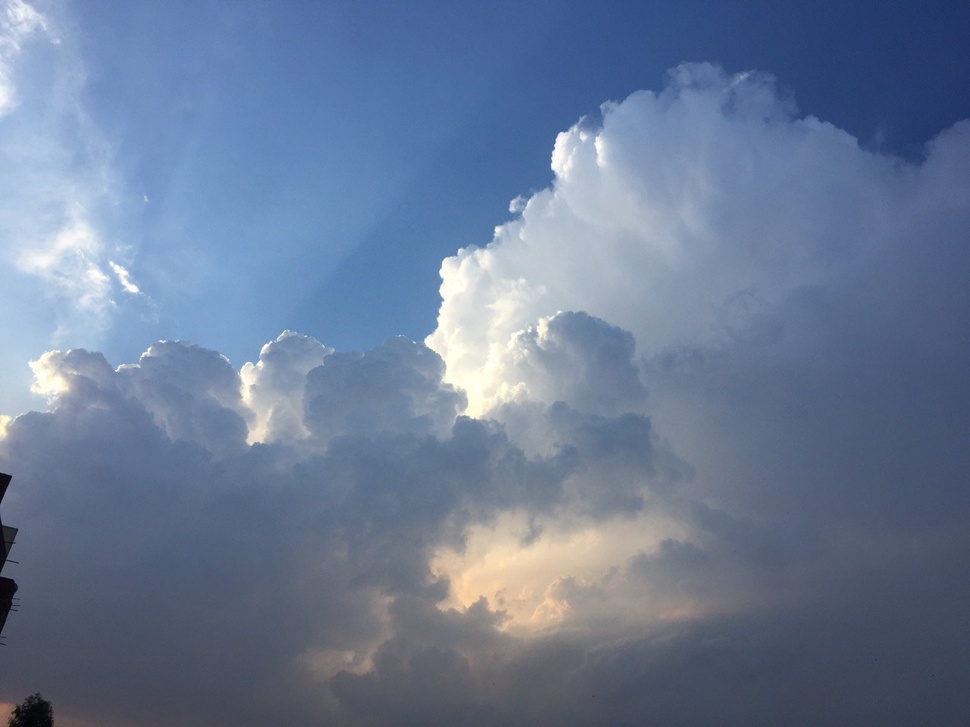
#> input picture paint.jpg, 970 x 727 px, shrunk from 1280 x 960 before the run
$ python bright_ImageHistogram.py
#> lines starting #> are read from the running program, lines starting #| are printed output that depends on the picture
from scipy import fftpack
import numpy as np
from PIL import Image, ImageDraw, ImageOps
import imageio
import matplotlib.pyplot as plt


def Display_Histogram(image):
    len(np.shape(image))
    if len(np.shape(image)) == 2:
        hist_freq = image.histogram()
        hist_index = np.arange(256)
        plt.figure("Gray Image Histogram")
        plt.bar(x=hist_index, height=hist_freq)
        plt.show()
    elif len(np.shape(image)) == 3:
        if np.shape(image)[2] == 3:
            Rimage, Gimage, Bimage = image.split()
            Rhist_freq = Rimage.histogram()
            Ghist_freq = Gimage.histogram()
            Bhist_freq = Bimage.histogram()
            hist_index = np.arange(256)
            plt.figure("Red Channel Histogram")
            plt.bar(x=hist_index, height=Rhist_freq)
            plt.show()
            plt.figure("Green Channel Histogram")
            plt.bar(x=hist_index, height=Ghist_freq)
            plt.show()
            plt.figure("Blue Channel Histogram")
            plt.bar(x=hist_index, height=Bhist_freq)
            plt.show()
        else:
            print("this image type is invalid")
            return
    else:
        print("this image type is invalid")


def EditContrast(EditionValue, mode,path):
    # def EditContrast(image,EditionValue, mode)
    # if it pass the image as a parameter
    image = Image.open(path)
    # Will deleted if image is
    MaxValue = 255
    MinValue = 0
    if mode == "brightness":
        if len(np.shape(image)) == 3:
            output_image = Image.new("RGB", image.size)
            draw = ImageDraw.Draw(output_image)
            for x in range(output_image.width):
                for y in range(output_image.height):
                    red, green, blue = image.getpixel((x, y))
                    red += EditionValue
                    green += EditionValue
                    blue += EditionValue
                    if red > MaxValue:
                        red = MaxValue
                    if green > MaxValue:
                        green = MaxValue
                    if blue > MaxValue:
                        blue = MaxValue
                    draw.point((x, y), (red, green, blue))
            # output_image.show()
            output_image.save("BrightnessImage.jpg")
        elif len(np.shape(image)) == 2:
            output_image = Image.new("L", image.size)
            draw = ImageDraw.Draw(output_image)
            for x in range(output_image.width):
                for y in range(output_image.height):
                    PixlVal = image.getpixel((x, y))
                    PixlVal += EditionValue
                    if PixlVal > MaxValue:
                        PixlVal = MaxValue
                    draw.point((x, y), PixlVal)
            output_image.save("BrightnessImage.png")
    elif mode == "Darkness":
        if len(np.shape(image)) == 3:
            output_image = Image.new("RGB", image.size)
            draw = ImageDraw.Draw(output_image)
            for x in range(output_image.width):
                for y in range(output_image.height):
                    red, green, blue = image.getpixel((x, y))
                    red -= EditionValue
                    green -= EditionValue
                    blue -= EditionValue
                    if red < MinValue:
                        red = MinValue
                    if green < MinValue:
                        green = MinValue
                    if blue < MinValue:
                        blue = MinValue
                    draw.point((x, y), (red, green, blue))
            # output_image.show()
            output_image.save("DarknessImage.jpg")
        elif len(np.shape(image)) == 2:
            output_image = Image.new("L", image.size)
            draw = ImageDraw.Draw(output_image)
            for x in range(output_image.width):
                for y in range(output_image.height):
                    PixlVal = image.getpixel((x, y))
                    PixlVal -= EditionValue
                    if PixlVal < MinValue:
                        PixlVal = MinValue
                    draw.point((x, y), PixlVal)
            output_image.save("DarknessImage.png")
        else:
            print("Invalid Image type !")
            return
    else:
        print("Invalid Mode !")
        return
    output_image.show()
    # return output_image


image1 = Image.open('paint.jpg')
#> image1 is the input picture: PIL image 970x727 RGB; mean R, G, B 105.9, 122.6, 150.2
image2 = ImageOps.grayscale(image1)
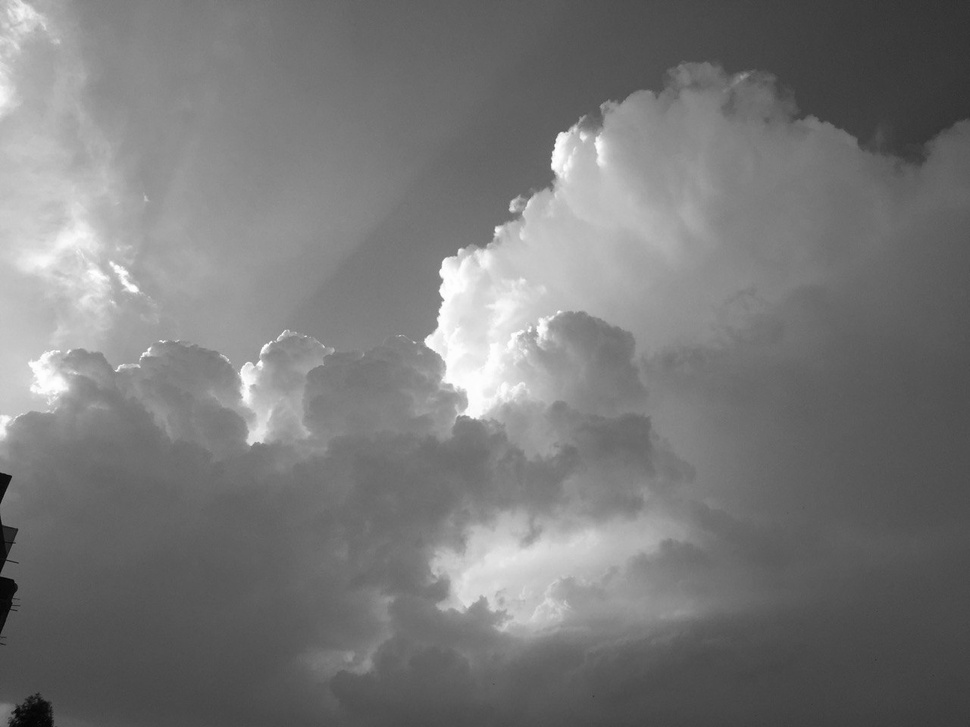
#> image2: PIL image 970x727 L; min 0, max 255, mean 120.7
Display_Histogram(image1)
#> in Display_Histogram, `Rimage, Gimage, Bimage = image.split()`:
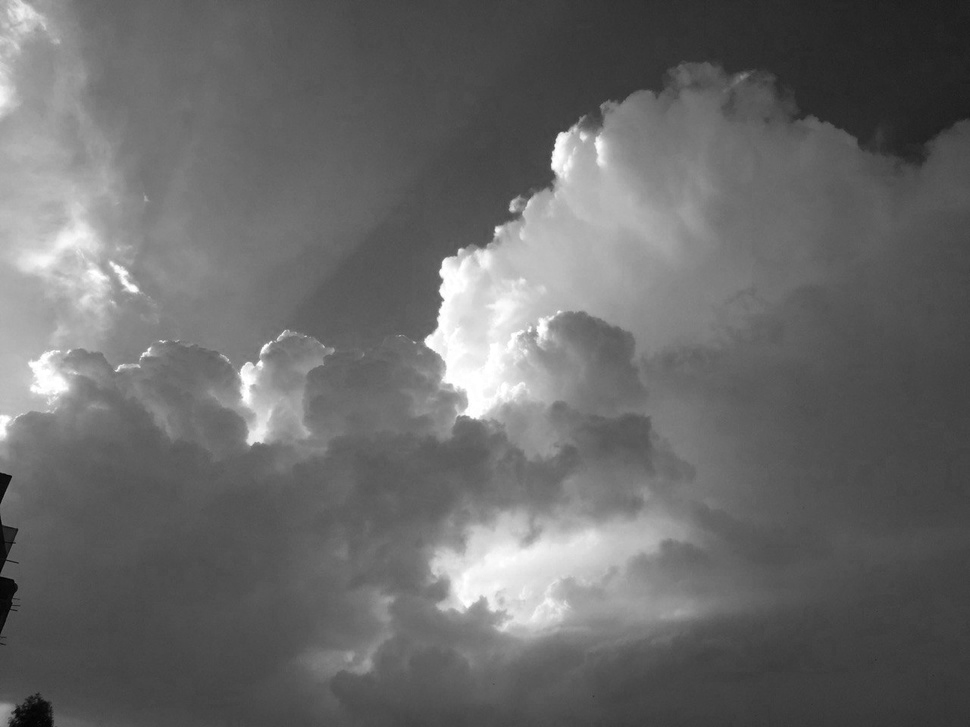
#> Rimage: PIL image 970x727 L; min 0, max 255, mean 105.9
#> in Display_Histogram, `Rimage, Gimage, Bimage = image.split()`:
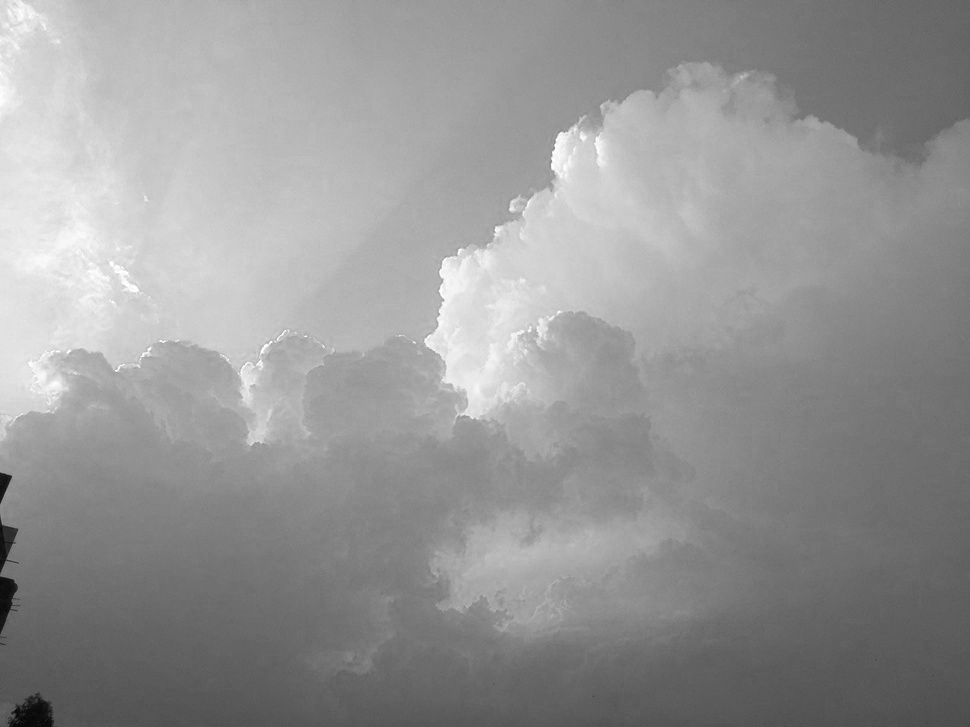
#> Bimage: PIL image 970x727 L; min 3, max 255, mean 150.2
#> in Display_Histogram, `Rhist_freq = Rimage.histogram()`: Rhist_freq = 256 values, max 10603 at index 72, min 3 at index 0, mean 2754.6
#> in Display_Histogram, `Ghist_freq = Gimage.histogram()`: Ghist_freq = 256 values, max 8680 at index 131, min 3 at index 0, mean 2754.6
#> in Display_Histogram, `Bhist_freq = Bimage.histogram()`: Bhist_freq = 256 values, max 7143 at index 160, min 0 at index 0, mean 2754.6
#> in Display_Histogram, `plt.show()`:
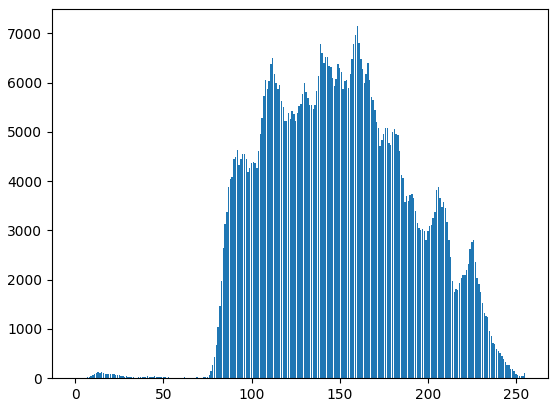
#> figure drawn by matplotlib, 1 panel; tallest bar 7143 high, from x = 159.6 to 160.4
print("RGB Done")
Display_Histogram(image2)
#> in Display_Histogram (call 2), `hist_freq = image.histogram()`: hist_freq = 256 values, max 9078 at index 111, min 1 at index 0, mean 2754.6
#> in Display_Histogram (call 2), `plt.show()`:
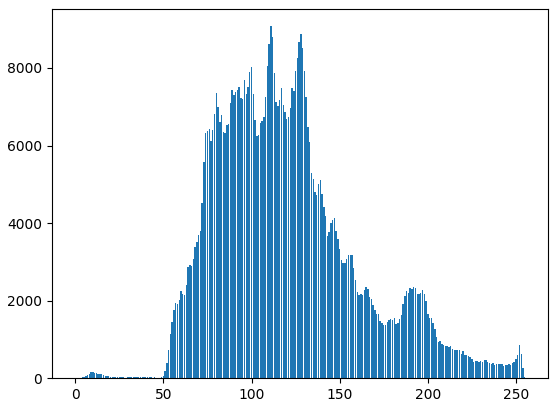
#> figure drawn by matplotlib, 1 panel; tallest bar 9078 high, from x = 110.6 to 111.4
print("Gray Scale Done")

EditContrast(100, "brightness",'paint.jpg')
#> in EditContrast, `output_image = Image.new("RGB", image.size)`: output_image: PIL image 970x727 RGB; every value is 0
#> in EditContrast, `output_image.save("BrightnessImage.jpg")`:
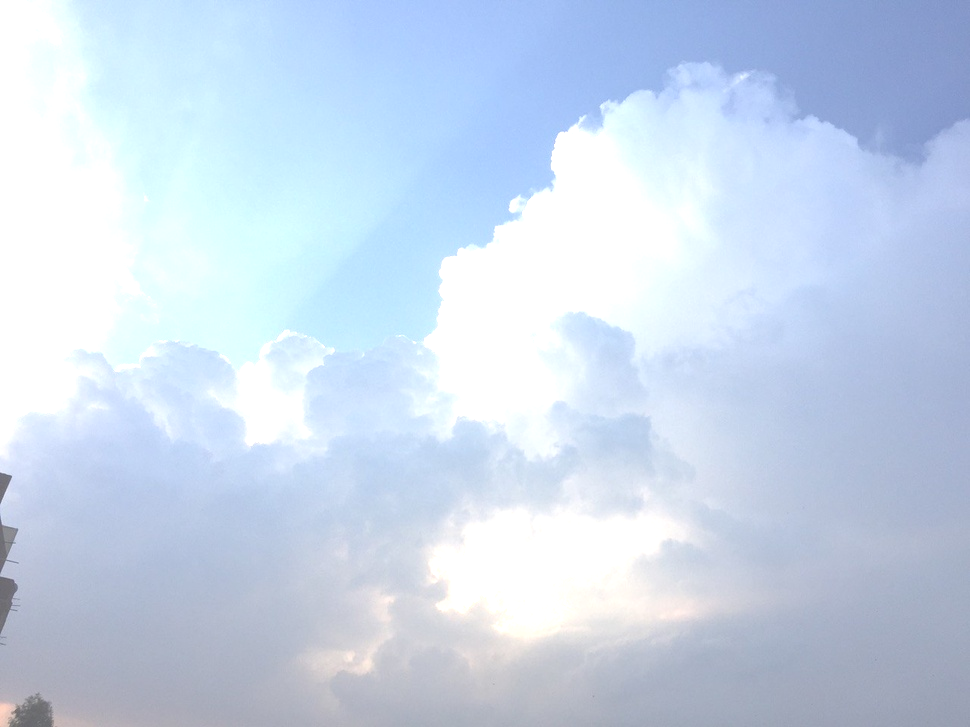
#> saved as BrightnessImage.jpg: PIL image 970x727 RGB; mean R, G, B 200.9, 216.2, 236
EditContrast(100, "Darkness",'paint.jpg')
#> call 2 of EditContrast, with EditionValue = 100, mode = 'Darkness', path = 'paint.jpg'
#> in EditContrast (call 2), `output_image.save("DarknessImage.jpg")`:
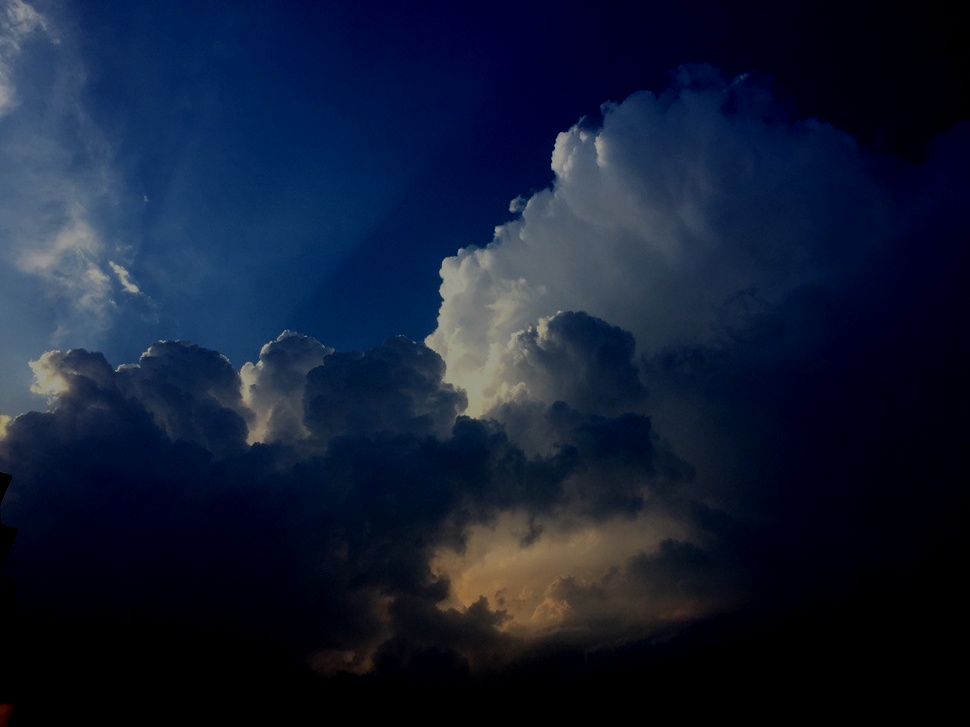
#> saved as DarknessImage.jpg: PIL image 970x727 RGB; mean R, G, B 18.7, 28.7, 51.4

$ run again, with 1.jpg copied over paint.jpg
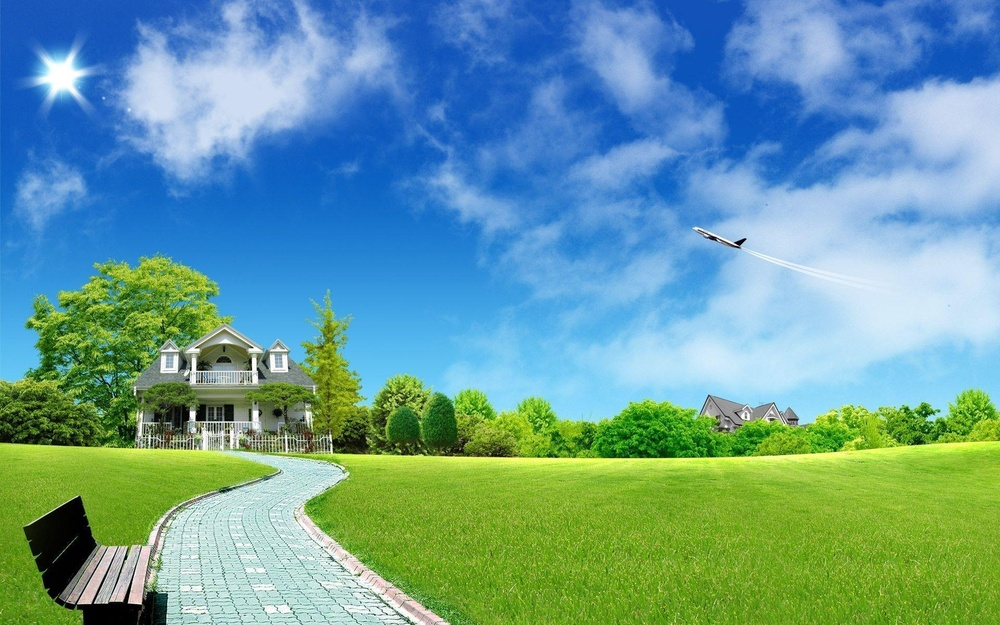
#> input picture 1.jpg, 1000 x 625 px, shrunk from 1920 x 1200 before the run
#> image1 is the input picture: PIL image 1000x625 RGB; mean R, G, B 104.6, 157.2, 156.4
#> Rhist_freq = 256 values, max 4913 at index 25, min 156 at index 253, mean 2441.4
#> Ghist_freq = 256 values, max 5590 at index 159, min 104 at index 36, mean 2441.4
#> Bhist_freq = 256 values, max 7765 at index 248, min 214 at index 168, mean 2441.4
#> in Display_Histogram, `plt.show()`:
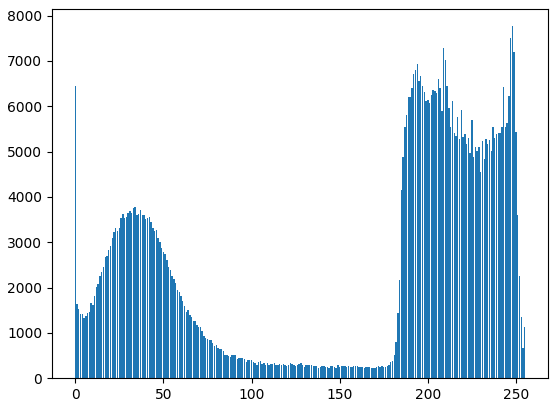
#> figure drawn by matplotlib, 1 panel; tallest bar 7765 high, from x = 247.6 to 248.4
#> output_image: PIL image 1000x625 RGB; every value is 0
#> in EditContrast (call 2), `output_image.save("DarknessImage.jpg")`:
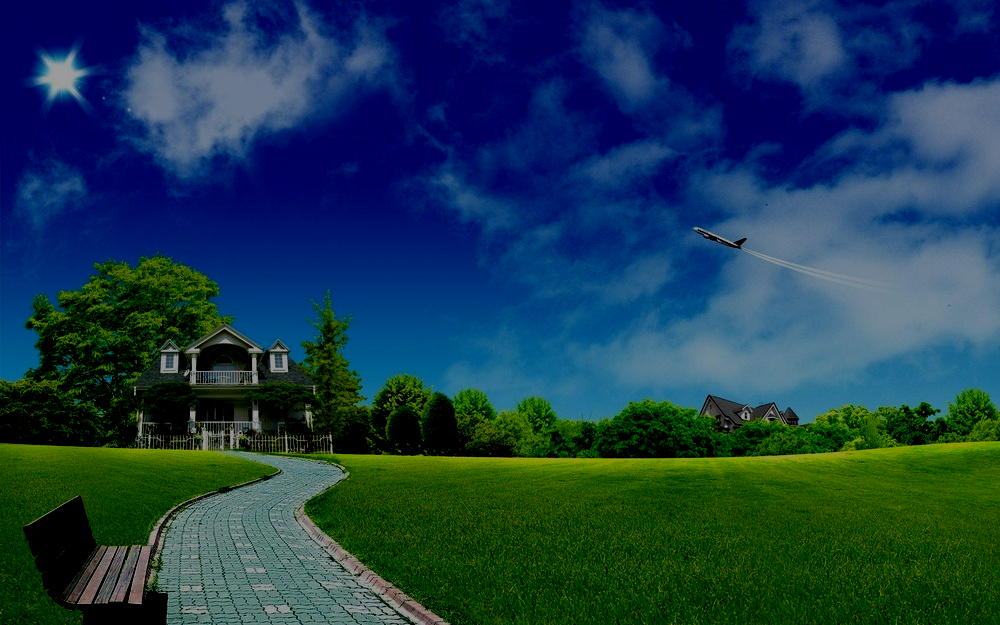
#> saved as DarknessImage.jpg: PIL image 1000x625 RGB; mean R, G, B 26.7, 59.9, 76.5

$ run again, with Image_before_equalization.jpg copied over paint.jpg
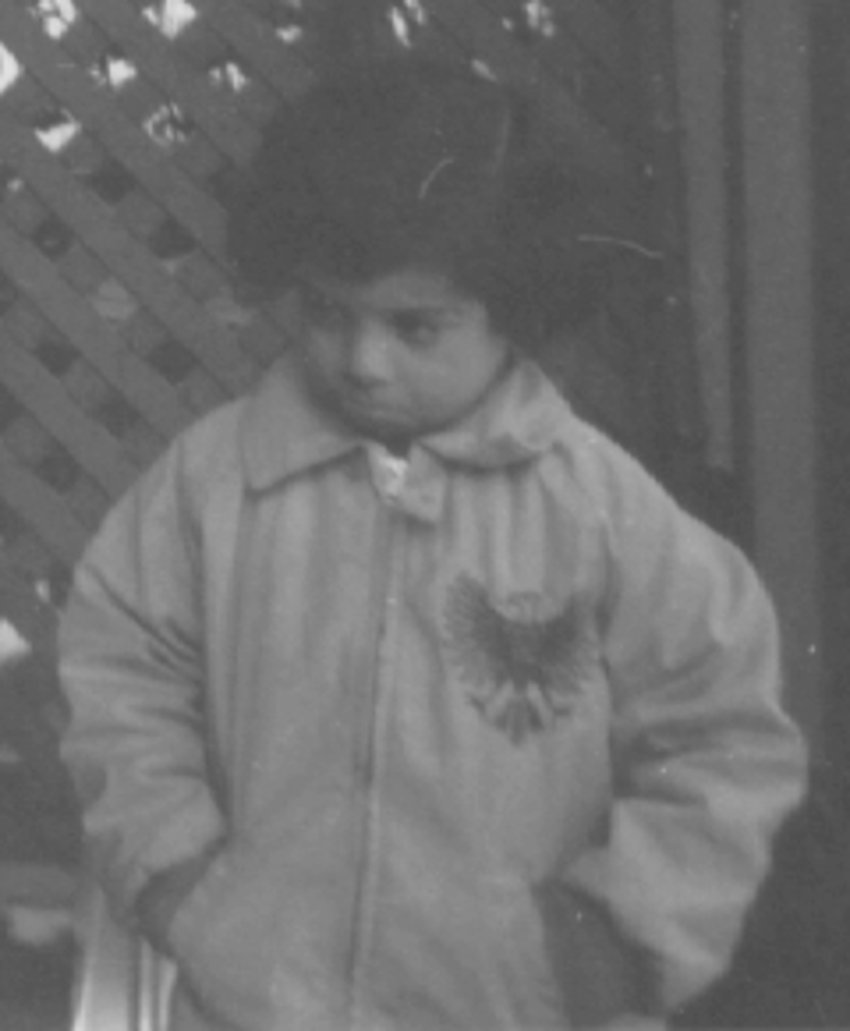
#> input picture Image_before_equalization.jpg, 850 x 1031 px
#> image1 is the input picture: PIL image 850x1031 RGB; min 74, max 225, mean 110.3
#> Rhist_freq = 256 values, max 35055 at index 83, min 0 at index 0, mean 3423.2
#> Ghist_freq has the same summary as Rhist_freq
#> Bhist_freq has the same summary as Rhist_freq
#> in Display_Histogram, `plt.show()`:
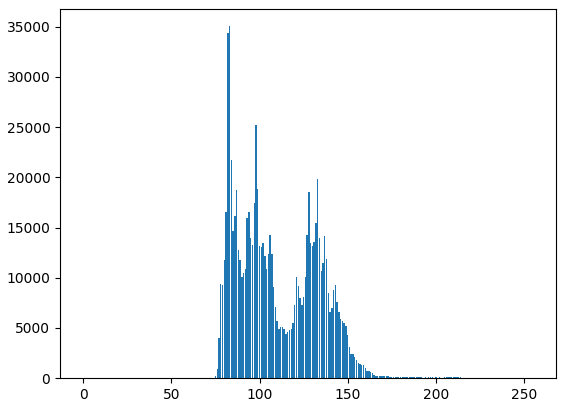
#> figure drawn by matplotlib, 1 panel; tallest bar 35055 high, from x = 82.6 to 83.4
#> output_image: PIL image 850x1031 RGB; every value is 0
#> in EditContrast (call 2), `output_image.save("DarknessImage.jpg")`:
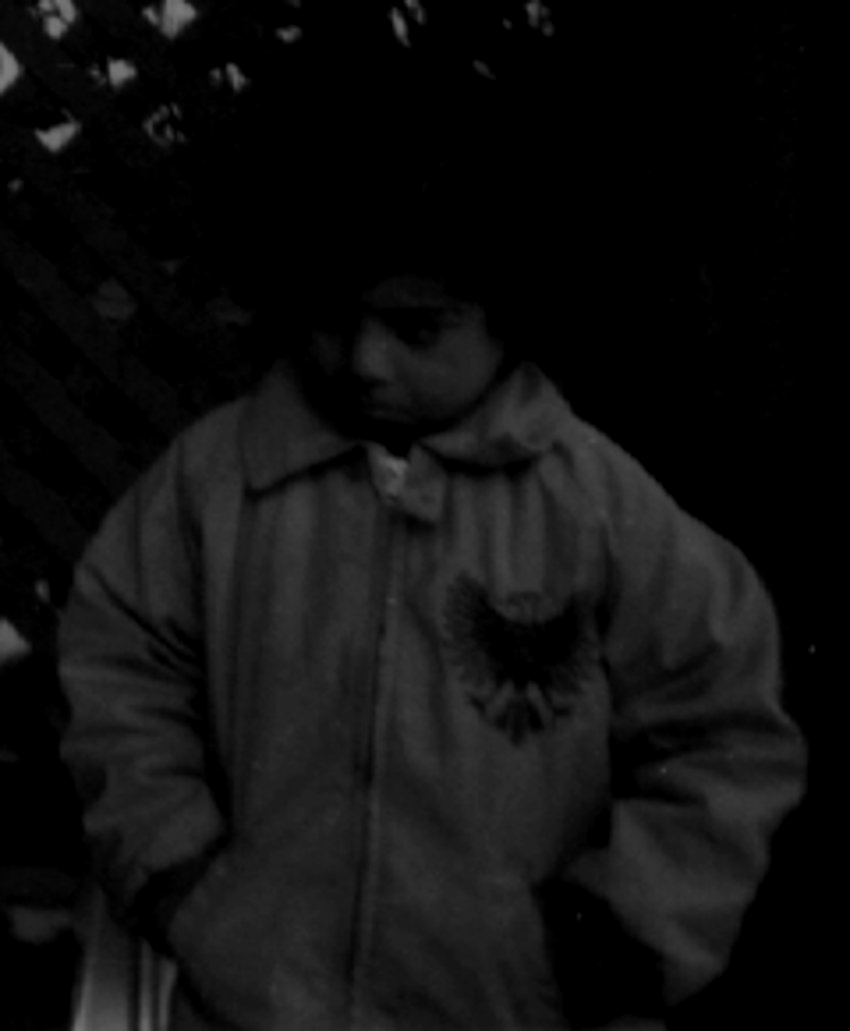
#> saved as DarknessImage.jpg: PIL image 850x1031 RGB; min 0, max 125, mean 15.3
